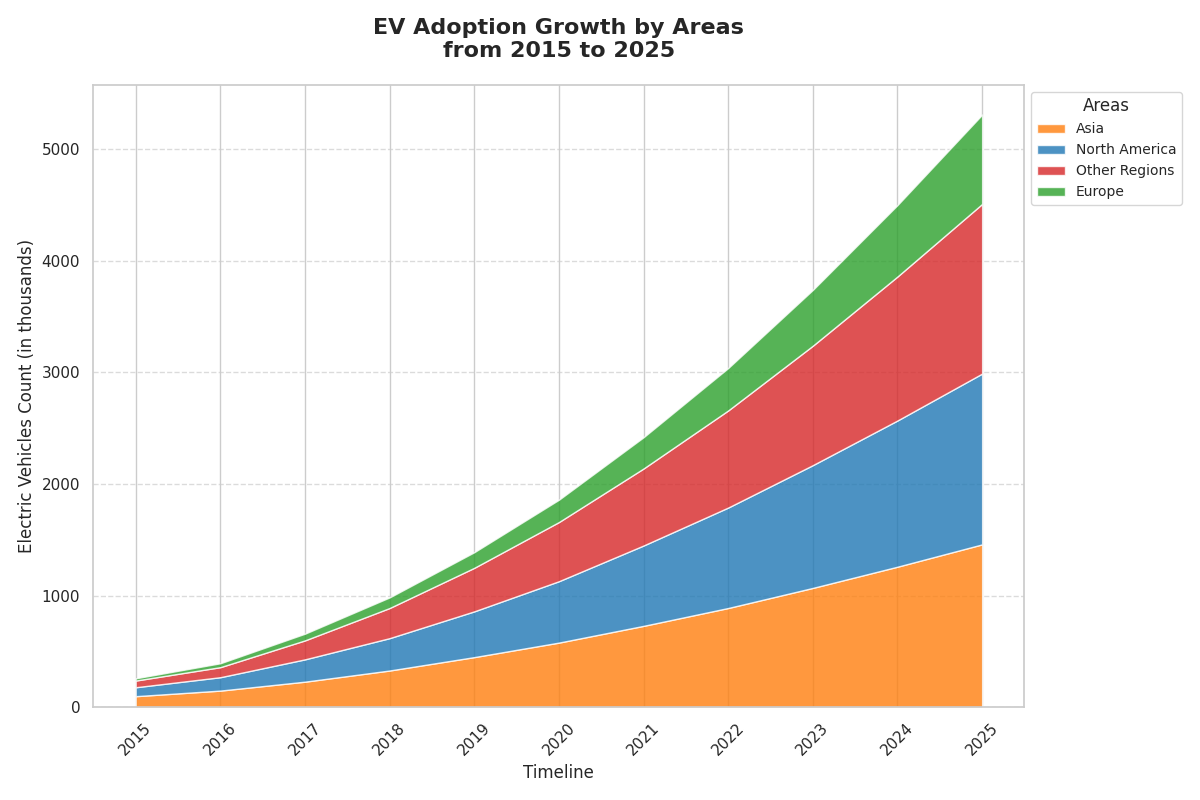

Source code (Python):
import matplotlib.pyplot as plt
import numpy as np

years = np.arange(2015, 2026)

# Data for each region
north_america = [100, 150, 230, 330, 450, 580, 730, 890, 1070, 1260, 1460]
europe = [80, 120, 200, 290, 410, 550, 720, 900, 1100, 1310, 1530]
asia = [60, 90, 170, 270, 390, 530, 690, 870, 1070, 1290, 1520]
other_regions = [20, 35, 60, 95, 140, 200, 280, 380, 500, 640, 800]

data = np.vstack([north_america, europe, asia, other_regions])

fig, ax = plt.subplots(figsize=(12, 8))

# Stacked plot with labels shuffled
ax.stackplot(years, data, labels=['Asia', 'North America', 'Other Regions', 'Europe'],
             colors=['#ff7f0e', '#1f77b4', '#d62728', '#2ca02c'], alpha=0.8)

# Changed textual elements
ax.set_title('EV Adoption Growth by Areas\nfrom 2015 to 2025', fontsize=16, fontweight='bold', pad=20)
ax.set_xlabel('Timeline', fontsize=12)
ax.set_ylabel('Electric Vehicles Count (in thousands)', fontsize=12)

ax.legend(loc='upper left', title='Areas', fontsize=10, bbox_to_anchor=(1, 1))
ax.grid(axis='y', linestyle='--', alpha=0.7)
plt.xticks(years, rotation=45)
plt.tight_layout()

plt.show()
